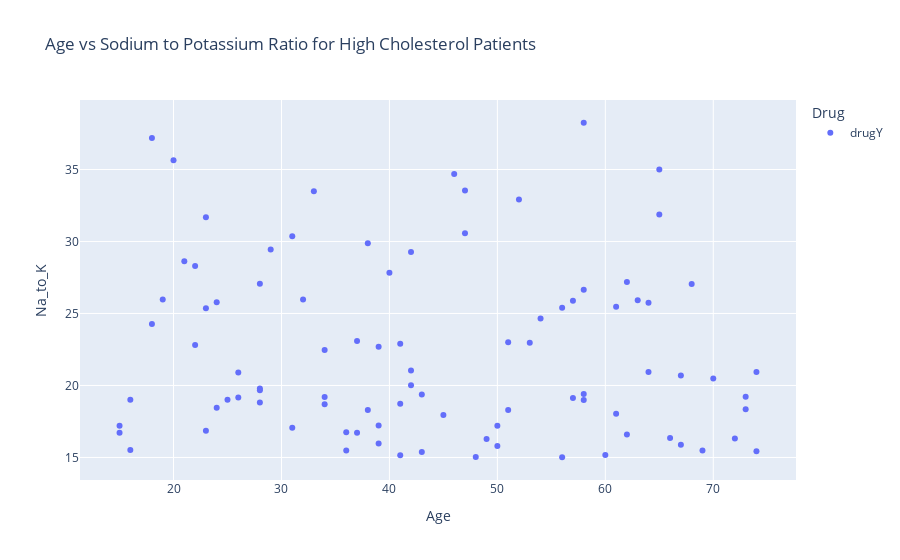

Notebook code for this chart:
### Markdown cell above
# Linear Regresion 

### Now we're gonna study if there's a correlation between DrugY and Na_to_K ratio

### Code cell
px.scatter(data_frame=data.groupby('Drug').get_group('drugY'),
           x='Age',
           y='Na_to_K',
           color='Drug',
           title='Age vs Sodium to Potassium Ratio for High Cholesterol Patients')

### Figure 1 — Plotly figure (JSON) as saved in the notebook; plotly's stock layout.template omitted (floating-point values rounded to 4 significant figures)
{"data": [{"hovertemplate": "Drug=drugY<br>Age=%{x}<br>Na_to_K=%{y}<extra></extra>", "legendgroup": "drugY", "marker": {"color": "#636efa", "symbol": "circle"}, "mode": "markers", "name": "drugY", "orientation": "v", "showlegend": true, "type": "scatter", "x": [23, 61, 49, 60, 43, 34, 43, 74, 16, 32, 57, 63, 47, 48, 33, 28, 31, 39, 45, 65, 73, 50, 23, 28, 58, 62, 24, 40, 34, 38, 67, 68, 54, 18, 28, 41, 31, 26, 26, 69, 37, 50, 62, 41, 29, 42, 56, 58, 56, 20, 15, 22, 42, 23, 51, 61, 28, 15, 34, 36, 19, 66, 47, 70, 52, 24, 42, 64, 74, 37, 53, 21, 16, 38, 58, 51, 39, 41, 73, 25, 39, 67, 22, 36, 18, 57, 65, 64, 58, 72, 46], "xaxis": "x", "y": [25.36, 18.04, 16.27, 15.17, 19.37, 19.2, 15.38, 20.94, 15.52, 25.97, 19.13, 25.92, 30.57, 15.04, 33.49, 18.81, 30.37, 22.7, 17.95, 31.88, 19.22, 15.79, 31.69, 19.8, 19.42, 27.18, 18.46, 27.83, 18.7, 29.88, 20.69, 27.05, 24.66, 24.28, 19.68, 22.91, 17.07, 20.91, 19.16, 15.48, 23.09, 17.21, 16.59, 15.16, 29.45, 29.27, 15.02, 38.25, 25.39, 35.64, 16.73, 28.29, 20.01, 16.85, 18.3, 25.48, 27.06, 17.21, 22.46, 16.75, 25.97, 16.35, 33.54, 20.49, 32.92, 25.79, 21.04, 25.74, 15.44, 16.72, 22.96, 28.63, 19.01, 18.3, 26.64, 23.0, 17.23, 18.74, 18.35, 19.01, 15.97, 15.89, 22.82, 15.49, 37.19, 25.89, 35.0, 20.93, 18.99, 16.31, 34.69], "yaxis": "y"}], "layout": {"legend": {"title": {"text": "Drug"}, "tracegroupgap": 0}, "title": {"text": "Age vs Sodium to Potassium Ratio for High Cholesterol Patients"}, "xaxis": {"anchor": "y", "domain": [0, 1], "title": {"text": "Age"}}, "yaxis": {"anchor": "x", "domain": [0, 1], "title": {"text": "Na_to_K"}}}}
